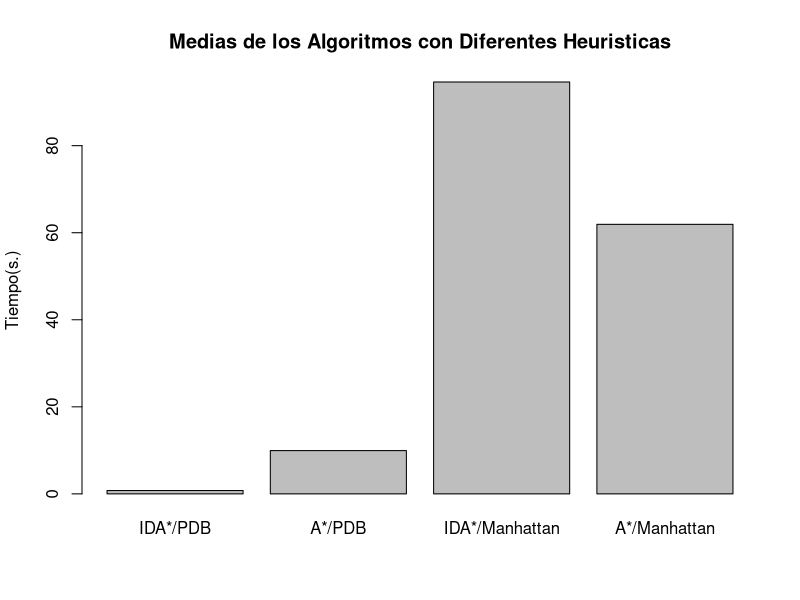

Here is the R script that generated this plot:

tiempoIDAePDB <- c(0.0242482 ,1.21074 ,0.174928 ,7.69806 ,0.234787 ,0.220881 ,0.177702 ,6.02937 ,0.350177 ,0.0217479 ,0.972528 ,1.9151 ,0.0234887 ,0.246496 ,0.0787351 ,1.59615 ,0.337828 ,0.144118 ,0.0357066 ,0.176062 ,0.676193 ,0.577972 ,4.76393 ,0.687515 ,0.269903 ,0.0612179 ,0.524016 ,0.291491 ,0.132647 ,0.0579987 ,0.00390132 ,0.00959348 ,0.903791 ,2.8633 ,0.193743 ,0.0185595 ,0.0784414 ,0.134736 ,0.159468 ,0.693038 ,1.658 ,0.00887908 ,0.0715128 ,0.070512 ,0.0666839 ,0.00520182 ,0.0144579 ,0.0314003 ,0.718288 ,0.443605 ,0.262996 ,0.143397 ,0.223971 ,1.27868 ,0.00619415 ,1.47759 ,0.123218 ,0.0485858 ,0.868624 ,9.45636 ,0.0494507 ,0.894918 ,0.442215 ,1.44988 ,0.0781697 ,1.30384 ,1.07729 ,0.171479 ,0.373283 ,0.262766 ,0.0156071 ,0.281204 ,0.0527047 ,0.014811 ,0.274929 ,0.299115 ,0.346643 ,0.08263 ,0.0133743 ,0.519305 ,0.105233 ,4.33773 ,0.0628667 ,0.192199 ,0.0752813 ,0.0257411 ,0.485658 ,2.35926 ,1.13534 ,0.0336713 ,2.04466 ,2.5027 ,0.0158543 ,0.0423106 ,0.0155739 ,0.0302891 ,0.000938655 ,2.63236 ,0.876374 ,0.539472)

tiempoAePDB <- c(0.224845 ,23.6736 ,5.0493 ,93.8999 ,1.45391 ,4.87346 ,1.6723 ,40.3252 ,7.08146 ,0.555166 ,12.461 ,29.9233 ,0.0822588 ,2.45818 ,2.32975 ,3.3711 ,2.16162 ,3.12084 ,1.9091 ,1.46614 ,6.13329 ,7.32417 ,16.5913 ,9.89778 ,2.74791 ,1.5176 ,6.79462 ,6.2149 ,1.18262 ,0.335549 ,0.060641 ,0.0557592 ,3.33659 ,25.8125 ,1.56932 ,0.769685 ,0.356503 ,2.81137 ,2.37188 ,7.27412 ,24.54 ,0.0485273 ,2.19134 ,0.33376 ,0.772685 ,0.185372 ,0.396554 ,0.336599 ,13.6563 ,9.01293 ,5.93953 ,4.57479 ,3.07115 ,13.3337 ,0.131927 ,15.6699 ,1.20837 ,1.09914 ,8.07747 ,140.273 ,0.551144 ,7.33394 ,12.6142 ,15.5286 ,0.649515 ,42.2218 ,5.20561 ,5.88374 ,2.31639 ,2.72456 ,0.201491 ,3.48343 ,0.673537 ,0.211526 ,2.71199 ,5.89179 ,9.44308 ,0.510084 ,0.240662 ,3.33879 ,2.02664 ,94.9012 ,0.924313 ,3.05922 ,0.326294 ,0.308935 ,6.6128 ,31.3915 ,9.68263 ,0.516997 ,23.6331 ,48.2487 ,0.5883 ,0.113175 ,0.34612 ,0.314249 ,0.0561291 ,40.8867 ,6.79582 ,15.6806)

tiempoIDAeManhattan <- c(4.85245 ,98.8066 ,3.99038 ,134.201 ,38.8981 ,2.90972 ,7.02285 ,96.9823 ,10.3271 ,0.449184 ,52.4307 ,35.8504 ,0.159353 ,5.22578 ,286.206 ,131.776 ,4.49056 ,627.152 ,1.61904 ,0.344041 ,6.12028 ,18.3021 ,202.401 ,3.81141 ,14.538 ,29.2995 ,57.1394 ,45.0932 ,1.81764 ,23.0037 ,0.674277 ,1.28147 ,157.838 ,120.212 ,4.23742 ,14.9368 ,11.9765 ,71.4947 ,3.78858 ,17.6878 ,14.2521 ,0.215457 ,15.5938 ,25.6595 ,3.67079 ,3.0652 ,0.291825 ,0.562072 ,466.657 ,9.15978 ,6.73283 ,105.495 ,107.241 ,42.4357 ,0.149463 ,335.762 ,2.15746 ,2.49452 ,364.254 ,821.158 ,1.33324 ,16.1486 ,180.829 ,49.9325 ,5.14212 ,384.187 ,84.7734 ,14.3175 ,48.315 ,41.9776 ,1.66269 ,462.083 ,0.769434 ,0.576031 ,14.4701 ,32.6179 ,4.10468 ,2.81854 ,0.111789 ,18.3926 ,1.61331 ,1234.17 ,19.1921 ,30.863 ,0.809401 ,0.282657 ,14.0724 ,1598.92 ,23.6815 ,2.0031 ,128.351 ,277.919 ,0.492369 ,0.329852 ,1.51535 ,3.94805 ,0.228136 ,42.2461 ,31.3571 ,9.72434)

tiempoAeManhattan <- c(23.0699 ,41.1768 ,143.376 ,38.3448 ,45.1881 ,167.786 ,68.029 ,8.9403 ,162.795 ,0.894015 ,24.2504 ,10.7778 ,62.2638 ,7.28124 ,70.1527 ,210.041 ,20.8406 ,89.5021 ,105.481 ,18.2163 ,55.7088 ,5.51114 ,5.57682 ,39.9879 ,104.065 ,94.283 ,31.1283 ,113.946 ,153.181 ,1.22954 ,103.898 ,69.8259 ,17.2391 ,22.5671 ,4.11188 ,5.75968 ,72.233 ,50.4596 ,162.242 ,0.978591 ,10.6462 ,10.7312 ,10.079 ,107.431 ,95.2834 ,17.369 ,211.604 ,94.4565 ,147.969 ,180.394 ,5.80016 ,2.37172 ,9.47107 ,73.5932 ,68.1502 ,17.6322 ,2.0328 ,133.742 ,32.9673 ,63.4052 ,3.96019 ,4.14847 ,142.177 ,75.8408 ,17.8243 ,9.59759 ,0.566375 ,28.7927 ,20.008 ,7.80076 ,174.485 ,163.576 ,144.075)

cat("IDA* con heuristica de base de datos de patrones:\n\n");

print((length(tiempoIDAePDB) / 100) * 100); cat ("\n");

summary(tiempoIDAePDB);

cat("\nA* con heuristica de base de datos de patrones:\n\n");

print((length(tiempoAePDB) / 100) * 100); cat ("\n");

summary(tiempoAePDB);

cat("\nIDA* con heuristica de distancia de manhattan:\n\n");

print((length(tiempoIDAeManhattan) / 100) * 100); cat ("\n");

summary(tiempoIDAeManhattan);

cat("\nA* con heuristica de distancia de manhattan:\n\n");

print((length(tiempoAeManhattan) / 100) * 100); cat ("\n");

summary(tiempoAeManhattan);

medias <-c(mean(tiempoIDAePDB),mean(tiempoAePDB),mean(tiempoIDAeManhattan),mean(tiempoAeManhattan));
xetiquetas <- c("IDA*/PDB","A*/PDB","IDA*/Manhattan","A*/Manhattan");

barplot(medias,main="Medias de los Algoritmos con Diferentes Heuristicas",col = "gray", names.arg=xetiquetas, ylab = "Tiempo(s.)");
